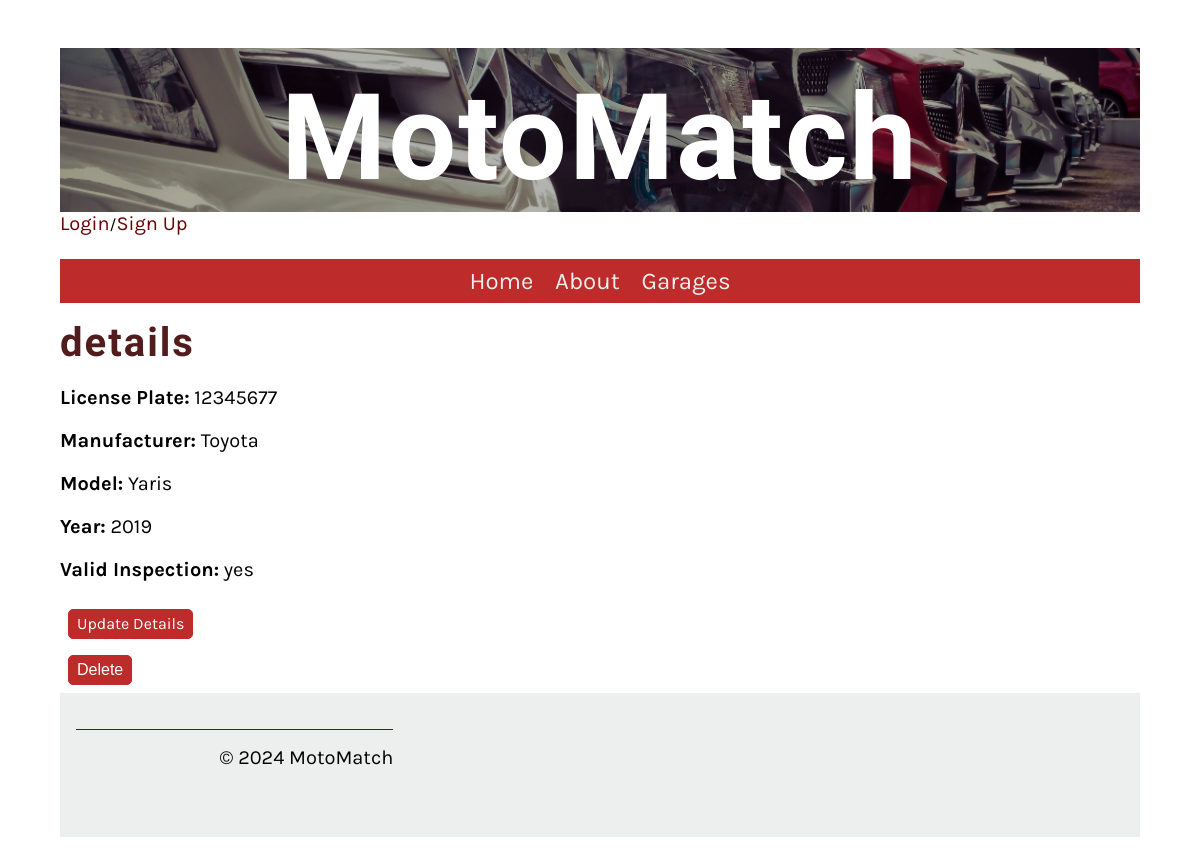
/Website/service_items/12345677/, run on the app's committed database.
### Website/models.py (models this page shows, shortened)
class ServiceItem(models.Model):
    identifier = models.CharField(primary_key=True, max_length=50, unique=True, verbose_name="identifier")
    owner = models.ForeignKey(User, on_delete=models.CASCADE, verbose_name="Owner")
    description = models.CharField(max_length=20, verbose_name="item's name")
    field_1 = models.CharField(max_length=80, verbose_name="field 1")
    field_2 = models.IntegerField(verbose_name="field 2")
    FIELD_3_CHOICES = [
        ('yes', 'Yes'),
        ('no', 'No')
    ]
    field_3 = models.CharField(max_length=3, choices=FIELD_3_CHOICES, verbose_name="field 3", help_text="User type selection (yes/no)")

### Website/views.py (the view)
# urls.py: path('service_items/<str:identifier>/', service_item_detail_view, name='service_item_detail'),
def service_item_detail_view(request, identifier):
    service_item = get_object_or_404(ServiceItem, identifier=identifier)
    return render(request, 'service_item_detail.html', {'service_item': service_item})

### Website/templates/service_item_detail.html (shortened to what this page needs)
{% extends 'base.html' %}
{% block content %}
<!DOCTYPE html>
<html lang="en">
<head>
</head>
<body>
    <h2>{{ service_item.name }} details</h2>
    <p><strong>License Plate:</strong> {{ service_item.identifier }}</p>
    <p><strong>Manufacturer:</strong> {{ service_item.description }}</p>
    <p><strong>Model:</strong> {{ service_item.field_1 }}</p>
    <p><strong>Year:</strong> {{ service_item.field_2 }}</p>
    <p><strong>Valid Inspection:</strong> {{ service_item.field_3 }}</p>
</body>
<a href="{% url 'update_service_item' service_item.identifier %}" class="small-button"></ahref>Update Details</a>
<form method="post" action="{% url 'delete_service_item' service_item.identifier %}">
    <button type="submit" class = "small-button">Delete</button>
  </form>
</html>
{% endblock %}

### Website/static/css/style.css (style rules this page uses)
body { font-family: 'Karla', sans-serif; margin-top: 3rem; margin-bottom: 3rem; margin-left: 5%; margin-right: 5%; }
h1, h2, h3, h4, h5, h6 { font-family: 'Markazi Text', serif; letter-spacing: 2px;; }
h2 { font-size: 2.5rem; color: #521c1c; margin:1rem 0; }
p, ul { font-size: 1.25rem;; }
a { color: #690404; text-decoration: none; }
.small-button { padding: .25rem .5rem; border: 1px solid #bd2b2b; background-color: #bd2b2b; border-radius: 5px; font-size: 1rem; display: inline-block; color: #fff; line-height: 20px; margin: 0.5rem; }

### data on the page
ServiceItem: identifier "12345677", description "Toyota", field_1 "Yaris", field_2 "2019", field_3 "yes"
